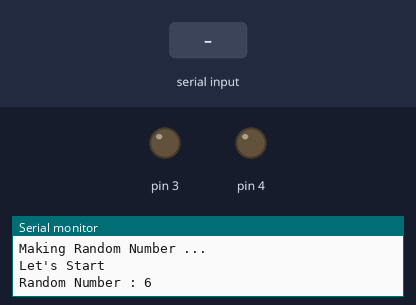
A sketch run on a simulated Arduino Uno, built with avr-gcc and run on an emulated ATmega328P. On the bench: output pins drawn as LEDs (lit = HIGH), the last lines printed to the serial monitor. Inputs (shaded band) come from the test bench. Random numbers use the default seed unless the sketch sets one.

Above: at 1.2 s.
1.3 s: "90,45\n" received over Serial
At 2.6 s:
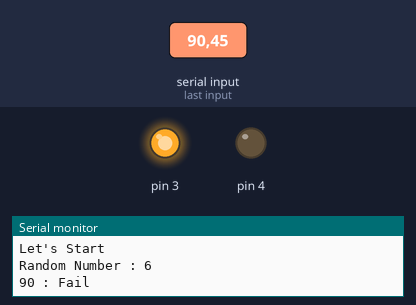
Timing chart, 0 to 4.3 s (numbered marks = the images above; inputs shaded):
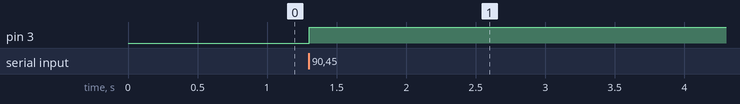

The sketch:

_15_RandomNumber_LED.ino
```cpp
int num1 = 0;
int chkNum = 0;

void setup() {
  Serial.begin(9600);

  pinMode(3, OUTPUT);
  pinMode(4, OUTPUT);

  Serial.println("Making Random Number ...");
  randomSeed(analogRead(A0));   //아날로그핀 0번을 seed값으로 초기화 한다.
  Serial.println("Let's Start ");
  num1 = random(1, 10);      // 1~9 까지 값나옴
  //num1 = random(50, 100);  // 50~99 까지 값나옴
  Serial.print("Random Number : ");
  Serial.println(num1);
}

void loop() {

  if(Serial.available()){
     chkNum = Serial.parseInt();

     if(chkNum == num1){

        Serial.print(chkNum);
        Serial.println(" : Sucess");

        digitalWrite(4, HIGH);
        delay(5000);
        digitalWrite(4, LOW);

        Serial.println("Again Making Random Number ...");
        num1 = random(1,10);
        Serial.println("Let's Start ");

        Serial.print("Random Number : ");
        Serial.println(num1);
     } else {

       Serial.print(chkNum);
       Serial.println(" : Fail");

       digitalWrite(3, HIGH);
       delay(5000);
       digitalWrite(3, LOW);
     }
  }

}
```

Measured:
- after the input at 1.3 s, pin 3: LOW → HIGH at once
